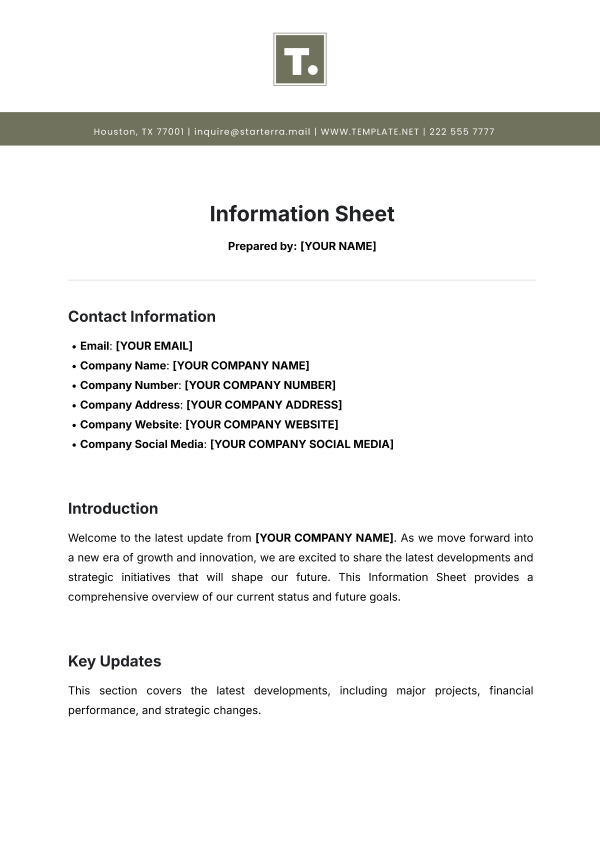
#> input picture Day16/sample_images/document.jpg, 1200 x 1696 px (shown at 1/2 size); its folder holds only this picture in this run
$ python -i 03_resize_image.py   (imports and definitions only)
#> lines starting #> are read from the running program, lines starting #| are printed output that depends on the picture
"""
03 - Resize Image
=================
Resizes an image to different resolutions:
- 50% of original size
- 25% of original size
- Fixed size: 300x300
- Fixed size: 800x600
- Upscaled: 200% of original size

Uses different interpolation methods:
- INTER_AREA for shrinking
- INTER_LINEAR for upscaling
- INTER_CUBIC for high-quality upscaling

Saves all resized images to ../output_images/.

Usage:
    python 03_resize_image.py [image_path]
"""

import cv2
import os
import sys
import numpy as np
from utils import get_image_path, get_output_dir, safe_imshow


def resize_image(image_path, output_dir):
    """Resize an image to multiple resolutions and save them."""
#> called with image_path = '../sample_images/document.jpg', output_dir = 'out.png'
    img = cv2.imread(image_path)
#> img is the input picture: shape (1696, 1200, 3); mean B, G, R 241.6, 242.4, 242.3
    if img is None:
        print(f"Error: Could not read image at {image_path}")
        return None

    height, width = img.shape[:2]
#> height = 1696; width = 1200
    base_name = os.path.splitext(os.path.basename(image_path))[0]

    print(f"Original image size: {width}x{height}")
#| Original image size: 1200x1696
    print()

    # Define resize operations
    operations = [
        ("50_percent", cv2.resize(img, (width // 2, height // 2), interpolation=cv2.INTER_AREA)),
        ("25_percent", cv2.resize(img, (width // 4, height // 4), interpolation=cv2.INTER_AREA)),
        ("300x300", cv2.resize(img, (300, 300), interpolation=cv2.INTER_AREA)),
        ("800x600", cv2.resize(img, (800, 600), interpolation=cv2.INTER_LINEAR)),
        ("200_percent", cv2.resize(img, (width * 2, height * 2), interpolation=cv2.INTER_CUBIC)),
    ]

    results = []
    for name, resized in operations:
        h, w = resized.shape[:2]
        output_path = os.path.join(output_dir, f"{base_name}_resized_{name}.jpg")
        cv2.imwrite(output_path, resized)
        print(f"  {name:15s} -> {w}x{h}  saved as {os.path.basename(output_path)}")
        results.append((name, resized))
#> this loop made 5 passes
#> (name, h, w) on passes 1 to 5: ('50_percent', 848, 600), ('25_percent', 424, 300), ('300x300', 300, 300), ('800x600', 600, 800), ('200_percent', 3392, 2400)
#|   50_percent      -> 600x848  saved as document_resized_50_percent.jpg
#|   25_percent      -> 300x424  saved as document_resized_25_percent.jpg
#|   300x300         -> 300x300  saved as document_resized_300x300.jpg
#|   800x600         -> 800x600  saved as document_resized_800x600.jpg
#|   200_percent     -> 2400x3392  saved as document_resized_200_percent.jpg
#> pass 1, in resize_image, `cv2.imwrite(output_path, resized)`:
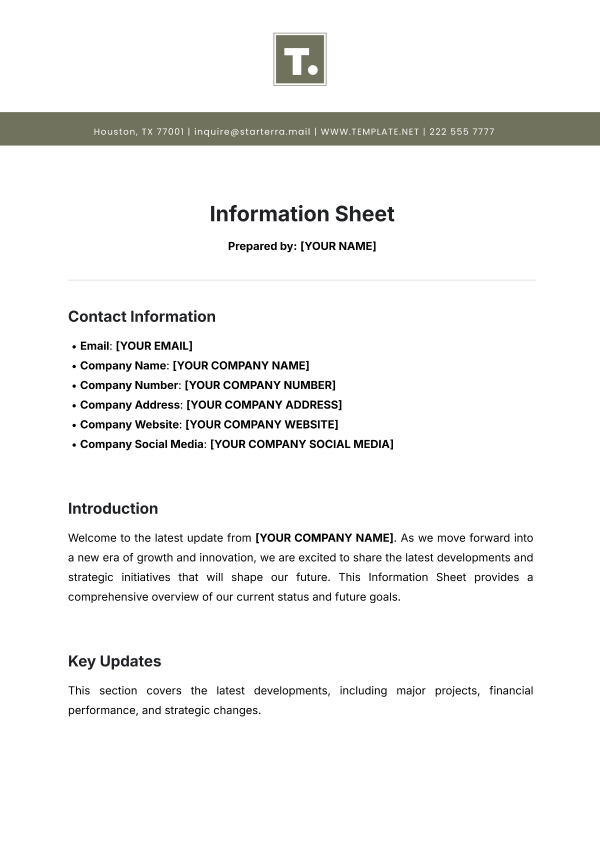
#> saved as document_resized_50_percent.jpg: shape (848, 600, 3); mean B, G, R 241.6, 242.4, 242.3
#> pass 2, in resize_image, `cv2.imwrite(output_path, resized)`:
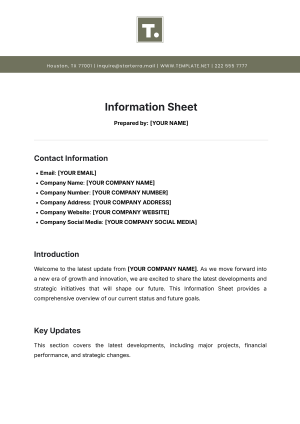
#> saved as document_resized_25_percent.jpg: shape (424, 300, 3); mean B, G, R 241.6, 242.4, 242.3
#> after the loop, results = 5 items

    # Create a collage of all resized images (uniform 300x300 for display)
    collage_top = np.hstack((cv2.resize(img, (300, 300)), cv2.resize(operations[0][1], (300, 300))))
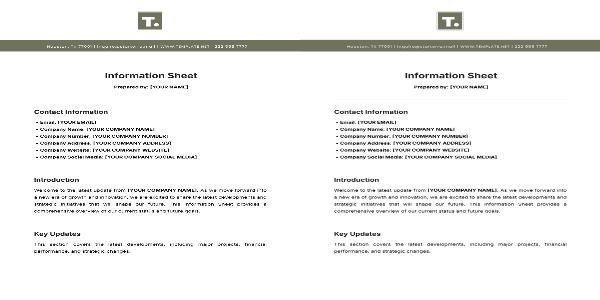
#> collage_top: shape (300, 600, 3); mean B, G, R 241.4, 242.2, 242.1
    collage_bottom = np.hstack((cv2.resize(operations[1][1], (300, 300)), cv2.resize(operations[3][1], (300, 300))))
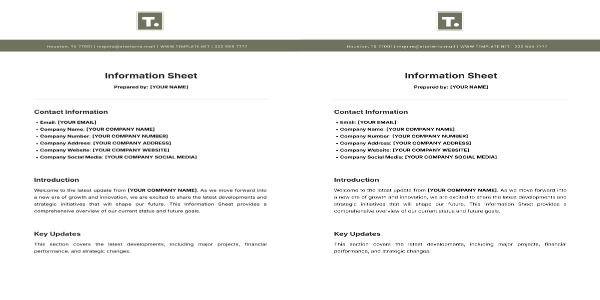
#> collage_bottom: shape (300, 600, 3); mean of channels 0, 1, 2 241.6, 242.4, 242.3; drawn as B, G, R
    collage = np.vstack((collage_top, collage_bottom))
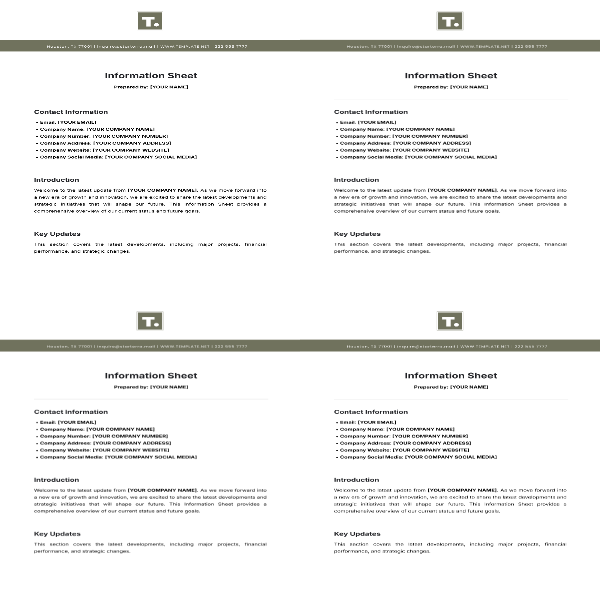
#> collage: shape (600, 600, 3); mean B, G, R 241.5, 242.3, 242.2

    collage_path = os.path.join(output_dir, f"{base_name}_resize_collage.jpg")
    cv2.imwrite(collage_path, collage)
    print(f"\n  Collage saved as {os.path.basename(collage_path)}")
#|   Collage saved as document_resize_collage.jpg

    return results


def main():
    image_path = get_image_path()
    if image_path is None:
        return

    output_dir = get_output_dir()

    print(f"\nResizing image: {image_path}\n")
    results = resize_image(image_path, output_dir)

    if results is not None:
        # Display the 50% resized image
        safe_imshow("50% Resized - Press any key to close", results[0][1])


# [2 lines not run here, left out]

>>> result = resize_image('../sample_images/document.jpg', 'out.png')
#> result = 5 items
